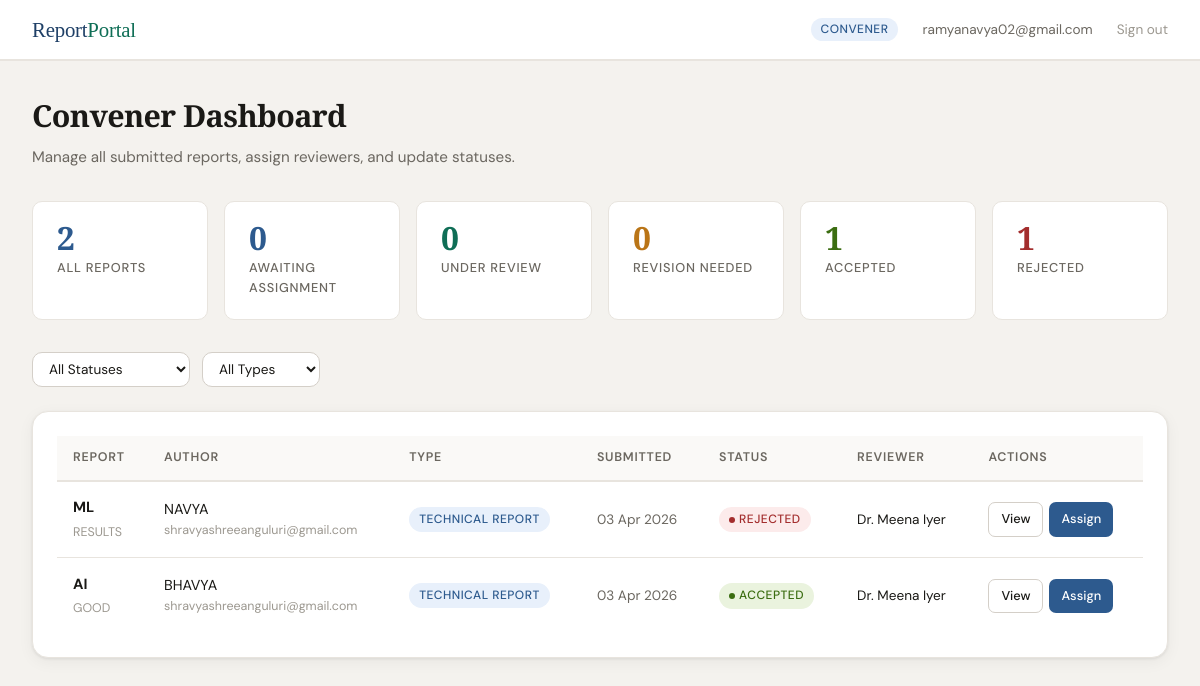
The app's page /convener/ (signed in) with its own data.
### accounts/models.py (models this page shows, shortened)
class User(AbstractBaseUser, PermissionsMixin):
    ROLE_CHOICES = [
        ('author', 'Author'),
        ('convener', 'Convener'),
        ('reviewer', 'Reviewer'),
    ]
    email = models.EmailField(unique=True)
    full_name = models.CharField(max_length=200, blank=True)
    role = models.CharField(max_length=20, choices=ROLE_CHOICES, default='author')
    is_active = models.BooleanField(default=True)
    is_staff = models.BooleanField(default=False)
    date_joined = models.DateTimeField(auto_now_add=True)
    otp = models.CharField(max_length=6, blank=True, null=True)
    otp_created_at = models.DateTimeField(blank=True, null=True)
    objects = UserManager()
    USERNAME_FIELD = 'email'
    REQUIRED_FIELDS = []
    class Meta:
        verbose_name = 'User'

### reports/models.py (models this page shows, shortened)
class Report(models.Model):
    REPORT_TYPE_CHOICES = [
        ('technical', 'Technical Report'),
        ('verification', 'Verification Report'),
        ('research', 'Research Report'),
    ]
    STATUS_CHOICES = [
        ('submitted', 'Submitted'),
        ('under_review', 'Under Review'),
        ('revision_required', 'Revision Required'),
        ('accepted', 'Accepted'),
        ('rejected', 'Rejected'),
    ]
    author = models.ForeignKey(User, on_delete=models.CASCADE, related_name='reports')
    report_type = models.CharField(max_length=30, choices=REPORT_TYPE_CHOICES)
    title = models.CharField(max_length=300)
    author_name = models.CharField(max_length=200)
    contributors = models.TextField(blank=True, help_text='Comma-separated contributor names')
    abstract = models.TextField()
    keywords = models.CharField(max_length=500)
    plagiarism_doc = models.FileField(upload_to='plagiarism/', null=True, blank=True)
    paper_doc = models.FileField(upload_to='papers/')
    status = models.CharField(max_length=30, choices=STATUS_CHOICES, default='submitted')
    submitted_at = models.DateTimeField(auto_now_add=True)
    updated_at = models.DateTimeField(auto_now=True)
    convener_notes = models.TextField(blank=True)
    assigned_reviewer = models.ForeignKey(
        User, on_delete=models.SET_NULL, null=True, blank=True,
        related_name='assigned_reports'
    )
    reviewer_feedback = models.TextField(blank=True)
    reviewed_at = models.DateTimeField(null=True, blank=True)
    class Meta:
        ordering = ['-submitted_at']

### reports/views.py (the view)
        def wrapper(request, *args, **kwargs):
            if not request.user.is_authenticated:
                return redirect('login')
            if request.user.role not in roles:
                messages.error(request, 'Access denied.')
                return redirect('dashboard')
            return view_func(request, *args, **kwargs)

### reports/views.py (called while the page is built)
def role_required(*roles):
    def decorator(view_func):
        def wrapper(request, *args, **kwargs):
            if not request.user.is_authenticated:
                return redirect('login')
            if request.user.role not in roles:
                messages.error(request, 'Access denied.')
                return redirect('dashboard')
            return view_func(request, *args, **kwargs)
        return wrapper
    return decorator

@login_required
@role_required('convener')
def convener_dashboard(request):
    reports = Report.objects.all()
    reviewers = User.objects.filter(role='reviewer')
    stats = {
        'total': reports.count(),
        'submitted': reports.filter(status='submitted').count(),
        'under_review': reports.filter(status='under_review').count(),
        'accepted': reports.filter(status='accepted').count(),
        'revision': reports.filter(status='revision_required').count(),
        'rejected': reports.filter(status='rejected').count(),
    }
    return render(request, 'reports/convener_dashboard.html', {
        'reports': reports,
        'reviewers': reviewers,
        'stats': stats,
    })

### templates/reports/convener_dashboard.html (shortened to what this page needs)
{% extends 'base.html' %}
{% block content %}
<div class="page-header">
  <h1>Convener Dashboard</h1>
  <p>Manage all submitted reports, assign reviewers, and update statuses.</p>
</div>
<div class="stat-grid">
  <div class="stat-card">
    <div class="stat-num">{{ stats.total }}</div>
    <div class="stat-label">All Reports</div>
  </div>
  <div class="stat-card">
    <div class="stat-num">{{ stats.submitted }}</div>
    <div class="stat-label">Awaiting Assignment</div>
  </div>
  <div class="stat-card teal">
    <div class="stat-num">{{ stats.under_review }}</div>
    <div class="stat-label">Under Review</div>
  </div>
  <div class="stat-card amber">
    <div class="stat-num">{{ stats.revision }}</div>
    <div class="stat-label">Revision Needed</div>
  </div>
  <div class="stat-card green">
    <div class="stat-num">{{ stats.accepted }}</div>
    <div class="stat-label">Accepted</div>
  </div>
  <div class="stat-card red">
    <div class="stat-num">{{ stats.rejected }}</div>
    <div class="stat-label">Rejected</div>
  </div>
</div>
<form method="get" class="filter-bar">
  <select name="status" onchange="this.form.submit()">
    <option value="">All Statuses</option>
  </select>
  <select name="type" onchange="this.form.submit()">
    <option value="">All Types</option>
  </select>
</form>
<div class="card">
  {% if reports %}
  <div class="table-wrap">
    <table>
      <thead>
        <tr>
          <th>Report</th>
          <th>Author</th>
          <th>Type</th>
          <th>Submitted</th>
          <th>Status</th>
          <th>Reviewer</th>
          <th>Actions</th>
        </tr>
      </thead>
      <tbody>
        {% for report in reports %}
        <tr>
          <td style="max-width:240px;">
            <strong style="font-size:0.92rem;display:block;">{{ report.title|truncatechars:70 }}</strong>
            <div style="font-size:0.78rem;color:var(--text3);margin-top:3px;">{{ report.keywords|truncatechars:50 }}</div>
          </td>
          <td>
            <div style="font-size:0.9rem;">{{ report.author_name }}</div>
            <div style="font-size:0.78rem;color:var(--text3);">{{ report.author.email }}</div>
          </td>
          <td><span class="badge badge-blue">{{ report.get_report_type_display }}</span></td>
          <td style="font-size:0.85rem;color:var(--text2);white-space:nowrap;">{{ report.submitted_at|date:"d M Y" }}</td>
          <td>
            {% if report.status == 'submitted' %}<span class="badge badge-blue"><span class="badge-dot"></span>Submitted</span>
            {% elif report.status == 'under_review' %}<span class="badge badge-amber"><span class="badge-dot"></span>Under Review</span>
            {% elif report.status == 'accepted' %}<span class="badge badge-green"><span class="badge-dot"></span>Accepted</span>
            {% elif report.status == 'revision_required' %}<span class="badge badge-coral"><span class="badge-dot"></span>Revision Needed</span>
            {% elif report.status == 'rejected' %}<span class="badge badge-red"><span class="badge-dot"></span>Rejected</span>
            {% endif %}
          </td>
          <td style="font-size:0.85rem;">
            {% if report.assigned_reviewer %}
              {{ report.assigned_reviewer.full_name|default:report.assigned_reviewer.email }}
            {% else %}
              <span style="color:var(--text3);">Unassigned</span>
            {% endif %}
          </td>
          <td>
            <div style="display:flex;gap:6px;flex-wrap:wrap;">
              <a href="{% url 'report_detail_convener' report.id %}" class="btn btn-outline btn-sm">View</a>
              <a href="{% url 'assign_reviewer' report.id %}" class="btn btn-primary btn-sm">Assign</a>
            </div>
          </td>
        </tr>
        {% endfor %}
      </tbody>
    </table>
  </div>
  {% else %}
  <div class="empty-state">
    <div class="empty-icon">📋</div>
    <h3>No reports found</h3>
    <p>No reports match the current filter.</p>
  </div>
  {% endif %}
</div>
{% endblock %}

### templates/base.html (shortened to what this page needs)
<!DOCTYPE html>
<html lang="en">
<head>
</head>
<body>
{% if user.is_authenticated %}
<nav class="nav">
  <div class="nav-brand">Report<span>Portal</span></div>
  <div class="nav-right">
    <span class="nav-role">{{ user.role }}</span>
    <span class="nav-user">{{ user.full_name|default:user.email }}</span>
    <a href="{% url 'logout' %}" class="nav-logout">Sign out</a>
  </div>
</nav>
{% endif %}
<div class="page">
  {% block content %}{% endblock %}
</div>
</body>
</html>

### records on screen
User: role "CONVENER", full_name "ramyanavya02@gmail.com"
Report: title "ML", keywords "RESULTS", author_name "NAVYA", author.email "shravyashreeanguluri@gmail.com", report_type "TECHNICAL REPORT", submitted_at "03 Apr 2026", status "rejected" (drawn), assigned_reviewer.full_name "Dr. Meena Iyer"
Report: title "AI", keywords "GOOD", author_name "BHAVYA", author.email "shravyashreeanguluri@gmail.com", report_type "TECHNICAL REPORT", submitted_at "03 Apr 2026", status "accepted" (drawn), assigned_reviewer.full_name "Dr. Meena Iyer"

### other values on screen
{{ stats.total }} "2"
{{ stats.submitted }} "0"
{{ stats.under_review }} "0"
{{ stats.revision }} "0"
{{ stats.accepted }} "1"
{{ stats.rejected }} "1"
